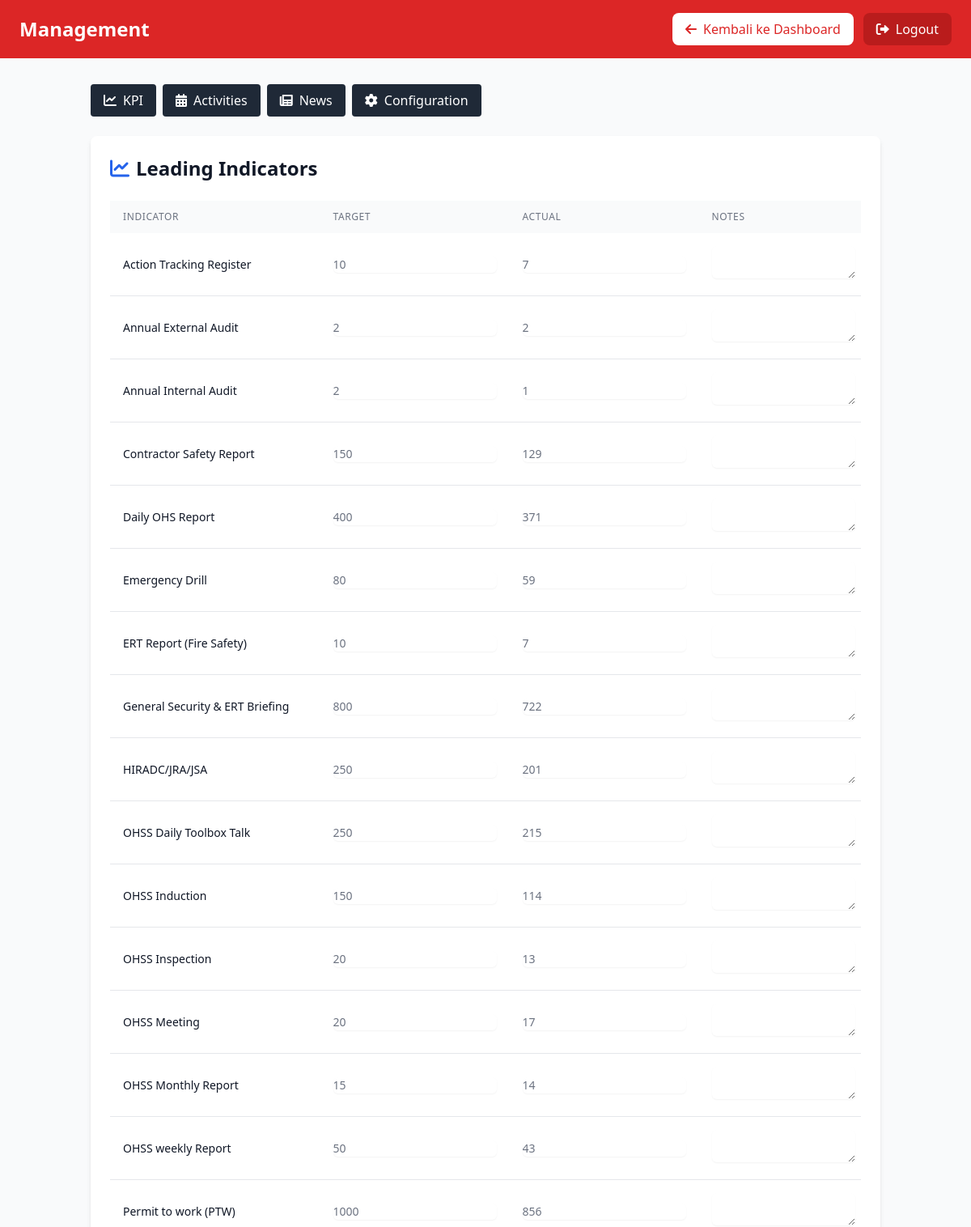
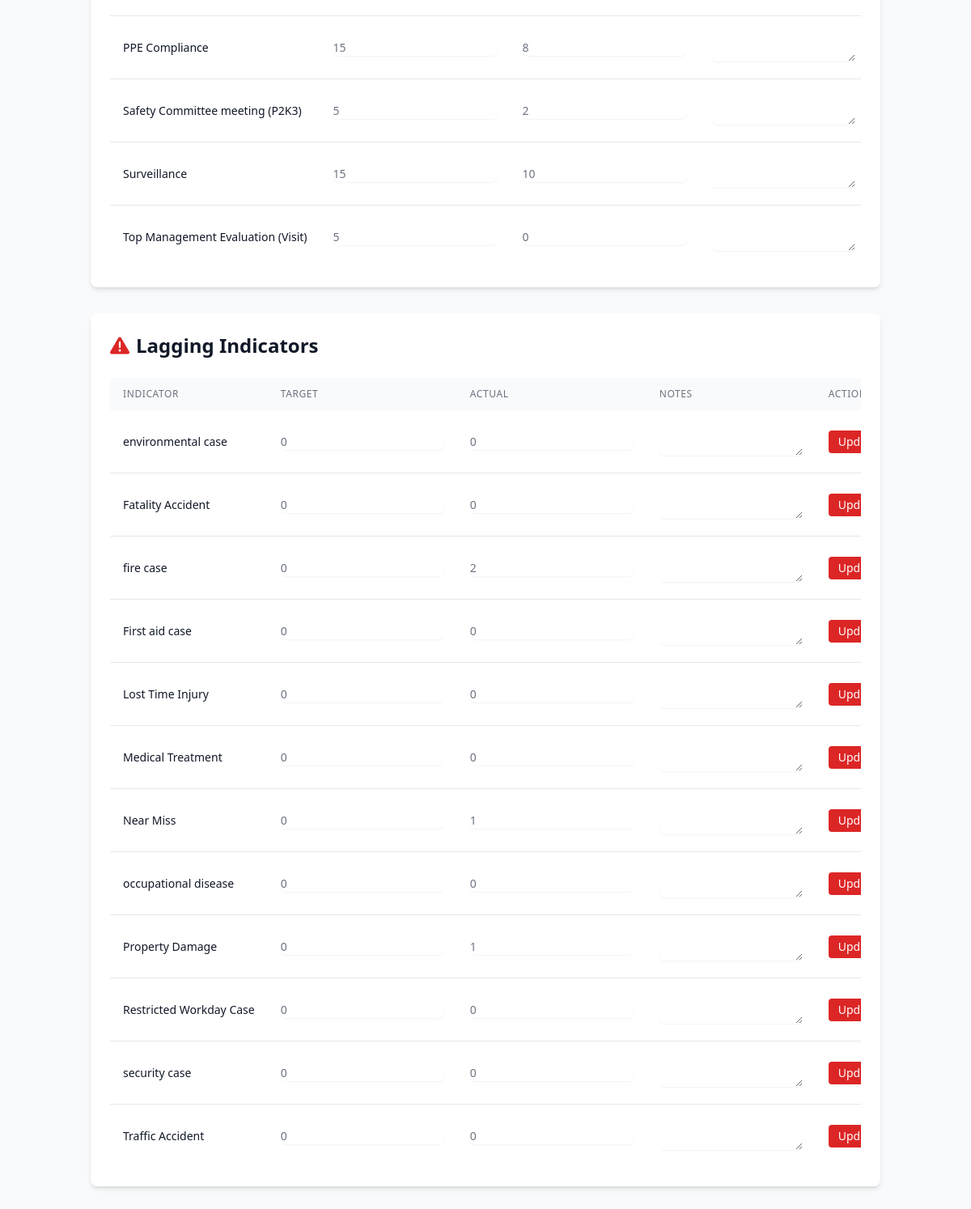
/admin/management/index.php (signed in), run on the app's committed database (2 pictures, top to bottom).
### tables this page shows
CREATE TABLE kpi_leading (
    id INT AUTO_INCREMENT PRIMARY KEY,
    indicator_name VARCHAR(255) NOT NULL,
    target_value INT DEFAULT 0,
    actual_value INT DEFAULT 0,
    month INT NOT NULL,
    year INT NOT NULL,
    status ENUM('on_track', 'behind', 'completed') DEFAULT 'on_track',
    notes TEXT,
    created_at TIMESTAMP DEFAULT CURRENT_TIMESTAMP,
    updated_at TIMESTAMP DEFAULT CURRENT_TIMESTAMP ON UPDATE CURRENT_TIMESTAMP,
    UNIQUE KEY unique_indicator_month (indicator_name, month, year)
);

CREATE TABLE kpi_lagging (
    id INT AUTO_INCREMENT PRIMARY KEY,
    indicator_name VARCHAR(255) NOT NULL,
    target_value INT DEFAULT 0,
    actual_value INT DEFAULT 0,
    month INT NOT NULL,
    year INT NOT NULL,
    status ENUM('good', 'warning', 'critical') DEFAULT 'good',
    notes TEXT,
    created_at TIMESTAMP DEFAULT CURRENT_TIMESTAMP,
    updated_at TIMESTAMP DEFAULT CURRENT_TIMESTAMP ON UPDATE CURRENT_TIMESTAMP,
    UNIQUE KEY unique_indicator_month (indicator_name, month, year)
);

### admin/management/kpi_tab.php (the view, shortened to what this page needs)
<?php
require_once '../../config/database.php';
$leadingKPIs = $pdo->query("SELECT * FROM kpi_leading ORDER BY indicator_name")->fetchAll();
$laggingKPIs = $pdo->query("SELECT * FROM kpi_lagging ORDER BY indicator_name")->fetchAll();
?>
<div class="bg-white rounded-lg shadow-md p-6 mb-8">
    <h2 class="text-2xl font-bold text-gray-900 mb-6">
        <i class="fas fa-chart-line text-blue-600 mr-2"></i>Leading Indicators
    </h2>
    <div class="overflow-x-auto">
        <table class="min-w-full table-auto">
            <thead class="bg-gray-50">
                <tr>
                    <th class="px-4 py-3 text-left text-xs font-medium text-gray-500 uppercase tracking-wider">Indicator</th>
                    <th class="px-4 py-3 text-left text-xs font-medium text-gray-500 uppercase tracking-wider">Target</th>
                    <th class="px-4 py-3 text-left text-xs font-medium text-gray-500 uppercase tracking-wider">Actual</th>
                    <th class="px-4 py-3 text-left text-xs font-medium text-gray-500 uppercase tracking-wider">Notes</th>
                </tr>
            </thead>
            <tbody class="bg-white divide-y divide-gray-200">
                <?php foreach ($leadingKPIs as $kpi): ?>
                <tr>
                    <td class="px-4 py-4 whitespace-nowrap text-sm font-medium text-gray-900">
                        <?php echo $kpi['indicator_name']; ?>
                    </td>
                    <td class="px-4 py-4 whitespace-nowrap text-sm text-gray-500">
                        <input type="number" value="<?php echo $kpi['target_value']; ?>"
                               class="border-gray-300 rounded-md shadow-sm focus:ring-blue-500 focus:border-blue-500"
                               name="target_value_<?php echo $kpi['id']; ?>">
                    </td>
                    <td class="px-4 py-4 whitespace-nowrap text-sm text-gray-500">
                        <input type="number" value="<?php echo $kpi['actual_value']; ?>"
                               class="border-gray-300 rounded-md shadow-sm focus:ring-blue-500 focus:border-blue-500"
                               name="actual_value_<?php echo $kpi['id']; ?>">
                    </td>
                    <td class="px-4 py-4 text-sm text-gray-500">
                        <textarea rows="2" class="border-gray-300 rounded-md shadow-sm focus:ring-blue-500 focus:border-blue-500"
                                  name="notes_<?php echo $kpi['id']; ?>"><?php echo $kpi['notes']; ?></textarea>
                    </td>
                </tr>
                <?php endforeach; ?>
            </tbody>
        </table>
    </div>
</div>
<div class="bg-white rounded-lg shadow-md p-6">
    <h2 class="text-2xl font-bold text-gray-900 mb-6">
        <i class="fas fa-exclamation-triangle text-red-600 mr-2"></i>Lagging Indicators
    </h2>
    <div class="overflow-x-auto">
        <table class="min-w-full table-auto">
            <thead class="bg-gray-50">
                <tr>
                    <th class="px-4 py-3 text-left text-xs font-medium text-gray-500 uppercase tracking-wider">Indicator</th>
                    <th class="px-4 py-3 text-left text-xs font-medium text-gray-500 uppercase tracking-wider">Target</th>
                    <th class="px-4 py-3 text-left text-xs font-medium text-gray-500 uppercase tracking-wider">Actual</th>
                    <th class="px-4 py-3 text-left text-xs font-medium text-gray-500 uppercase tracking-wider">Notes</th>
                    <th class="px-4 py-3 text-left text-xs font-medium text-gray-500 uppercase tracking-wider">Action</th>
                </tr>
            </thead>
            <tbody class="bg-white divide-y divide-gray-200">
                <?php foreach ($laggingKPIs as $kpi): ?>
                <tr>
                    <td class="px-4 py-4 whitespace-nowrap text-sm font-medium text-gray-900">
                        <?php echo $kpi['indicator_name']; ?>
                    </td>
                    <td class="px-4 py-4 whitespace-nowrap text-sm text-gray-500">
                        <input type="number" value="<?php echo $kpi['target_value']; ?>"
                               class="border-gray-300 rounded-md shadow-sm focus:ring-red-500 focus:border-red-500"
                               name="target_value_<?php echo $kpi['id']; ?>">
                    </td>
                    <td class="px-4 py-4 whitespace-nowrap text-sm text-gray-500">
                        <input type="number" value="<?php echo $kpi['actual_value']; ?>"
                               class="border-gray-300 rounded-md shadow-sm focus:ring-red-500 focus:border-red-500"
                               name="actual_value_<?php echo $kpi['id']; ?>">
                    </td>
                    <td class="px-4 py-4 text-sm text-gray-500">
                        <textarea rows="2" class="border-gray-300 rounded-md shadow-sm focus:ring-red-500 focus:border-red-500"
                                  name="notes_<?php echo $kpi['id']; ?>"><?php echo $kpi['notes']; ?></textarea>
                    </td>
                    <td class="px-4 py-4 whitespace-nowrap text-sm font-medium">
                        <button onclick="updateKPI('lagging', <?php echo $kpi['id']; ?>)"
                                class="bg-red-600 text-white px-3 py-1 rounded hover:bg-red-700">
                            Update
                        </button>
                    </td>
                </tr>
                <?php endforeach; ?>
            </tbody>
        </table>
    </div>
</div>

### data on the page
kpi_leading: indicator_name "Action Tracking Register", target_value "10", actual_value "7"
kpi_leading: indicator_name "Annual External Audit", target_value "2", actual_value "2"
kpi_leading: indicator_name "Annual Internal Audit", target_value "2", actual_value "1"
kpi_leading: indicator_name "Contractor Safety Report", target_value "150", actual_value "129"
kpi_leading: indicator_name "Daily OHS Report", target_value "400", actual_value "371"
kpi_leading: indicator_name "Emergency Drill", target_value "80", actual_value "59"
kpi_leading: indicator_name "ERT Report (Fire Safety)", target_value "10", actual_value "7"
kpi_leading: indicator_name "General Security & ERT Briefing", target_value "800", actual_value "722"
kpi_leading: indicator_name "HIRADC/JRA/JSA", target_value "250", actual_value "201"
kpi_leading: indicator_name "OHSS Daily Toolbox Talk", target_value "250", actual_value "215"
kpi_leading: indicator_name "OHSS Induction", target_value "150", actual_value "114"
kpi_leading: indicator_name "OHSS Inspection", target_value "20", actual_value "13"
kpi_leading: indicator_name "OHSS Meeting", target_value "20", actual_value "17"
kpi_leading: indicator_name "OHSS Monthly Report", target_value "15", actual_value "14"
kpi_leading: indicator_name "OHSS weekly Report", target_value "50", actual_value "43"
kpi_leading: indicator_name "Permit to work (PTW)", target_value "1000", actual_value "856"
kpi_leading: indicator_name "PPE Compliance", target_value "15", actual_value+id "8"
kpi_leading: indicator_name "Safety Committee meeting (P2K3)", target_value "5", actual_value "2"
kpi_leading: indicator_name "Surveillance", target_value "15", actual_value "10"
kpi_leading: indicator_name "Top Management Evaluation (Visit)", target_value "5", actual_value "0"
kpi_lagging: indicator_name "environmental case", target_value "0", actual_value "0"
kpi_lagging: indicator_name "Fatality Accident", target_value "0", actual_value "0"
kpi_lagging: indicator_name "fire case", target_value "0", actual_value "2"
kpi_lagging: indicator_name "First aid case", target_value "0", actual_value "0"
kpi_lagging: indicator_name "Lost Time Injury", target_value "0", actual_value "0"
kpi_lagging: indicator_name "Medical Treatment", target_value "0", actual_value "0"
kpi_lagging: indicator_name "Near Miss", target_value "0", actual_value "1"
kpi_lagging: indicator_name "occupational disease", target_value "0", actual_value "0"
kpi_lagging: indicator_name "Property Damage", target_value "0", actual_value "1"
kpi_lagging: indicator_name "Restricted Workday Case", target_value "0", actual_value "0"
kpi_lagging: indicator_name "security case", target_value "0", actual_value "0"
kpi_lagging: indicator_name "Traffic Accident", target_value "0", actual_value "0"
